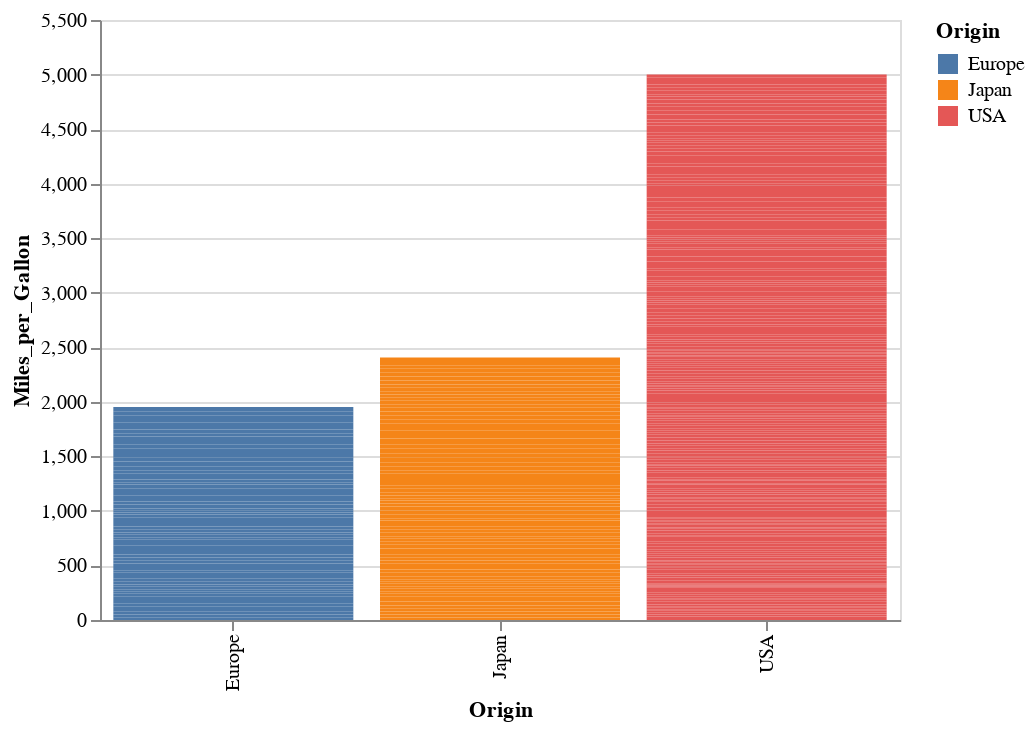

The notebook cell saved with this chart:
### Markdown cell above
We zien in het voorbeeld met cylinders als kleurenvariabele ook direct de character encoding terug. Altair gokt wat voor type data je data is en past de visualisatie op je keuze aan. Het aantal cylinders ziet eruit als een getal, dus wordt de standaard voor getalswaarden in kleur gebruikt: een geleidende schaal. Je kunt echter niet 2.37 cylinders hebben, dus eigenlijk hebben we te maken met een zogenaamde "ordinal value": categorieen met een volgorde. Altair kent:
- Q: quantitative: getalswaarden met een geleidende schaal.
- N: nominal: categorische waarden ('labels').
- O: ordinal: categorische waarden met een volgorde (bijv. "klein", "groot", "enorm")
- T: temporal: getalswaarden met eigenschappen van een datumveld.

Als je wat speelt met de volgorden en rollen van verschillende kwantitatieve, categorische en nominale waarden in de x, y en color encoding, voor zowel point als bar charts dan zie je vanzelf wat voor keuzes Altair graag maakt:

### Code cell
alt.Chart(cars).mark_bar().encode(           # Check zowel mark_point als mark_bar
    y="Miles_per_Gallon",                    # WAT GEBEURT HIER?
    x="Origin",                              # Speel met allemaal combinaties
    color="Origin"
)

### Figure 1 — Vega-Lite specification as saved in the notebook (floating-point values rounded to 4 significant figures; data arrays with more than 128 entries replaced by an {"elided": "..."} marker saying what was removed)
{"$schema": "https://vega.github.io/schema/vega-lite/v2.6.0.json", "config": {"view": {"height": 300, "width": 400}}, "data": {"name": "data-f02450ab61490a1363517a0190416235"}, "datasets": {"data-f02450ab61490a1363517a0190416235": {"elided": "406 records"}}, "encoding": {"color": {"field": "Origin", "type": "nominal"}, "x": {"field": "Origin", "type": "nominal"}, "y": {"field": "Miles_per_Gallon", "type": "quantitative"}}, "mark": "bar"}
